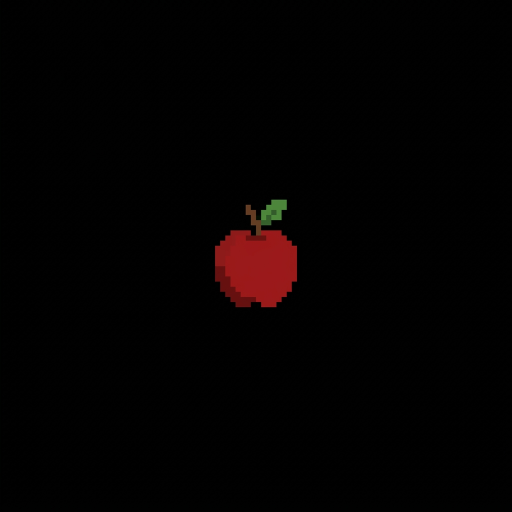
#> input picture images/apple.png, 1024 x 1024 px (shown at 1/2 size)
$ python crop_door_floor.py ../images/apple.png
#> lines starting #> are read from the running program, lines starting #| are printed output that depends on the picture
import sys
from PIL import Image

def crop_door(input_path):
#> called with input_path = '../images/apple.png'
    try:
        img = Image.open(input_path).convert("RGBA")
        # Crop out the bottom 150 pixels which contains the floor
        box = (0, 0, 1024, 850)
        img = img.crop(box)
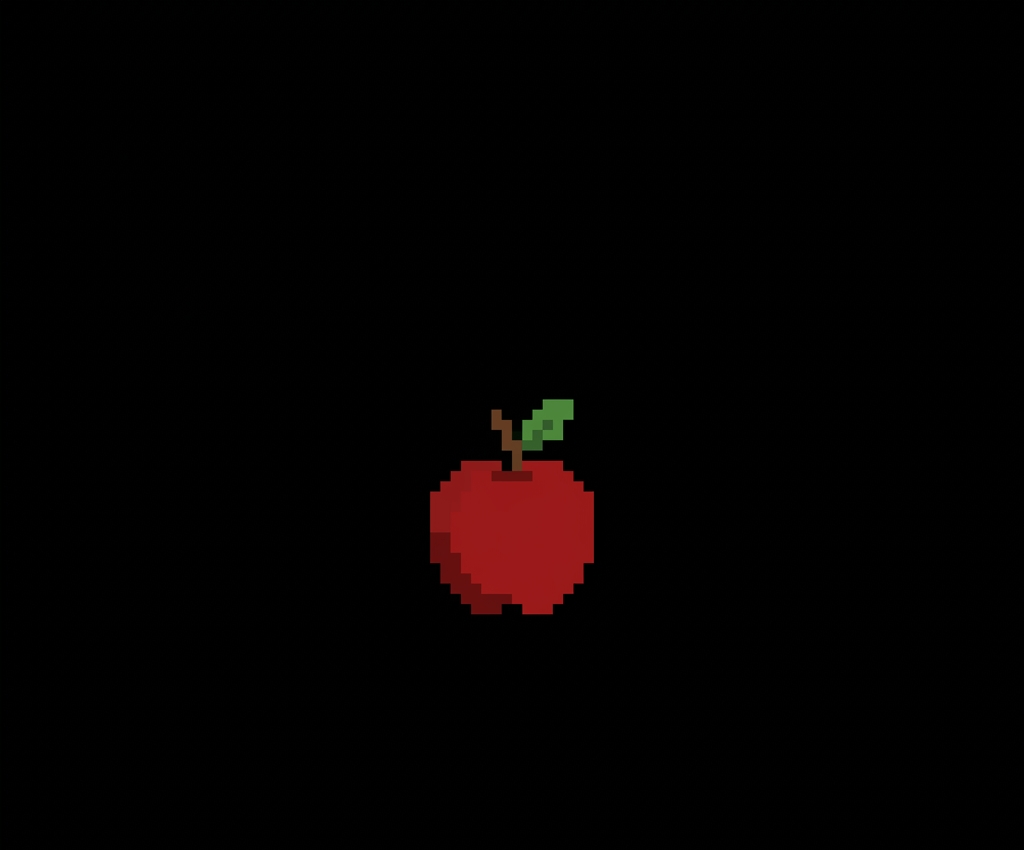
#> img: PIL image 1024x850 RGBA; mean R, G, B, A 4.2, 1.3, 1.1, 255
        img = img.resize((1024, 1024), Image.Resampling.LANCZOS)
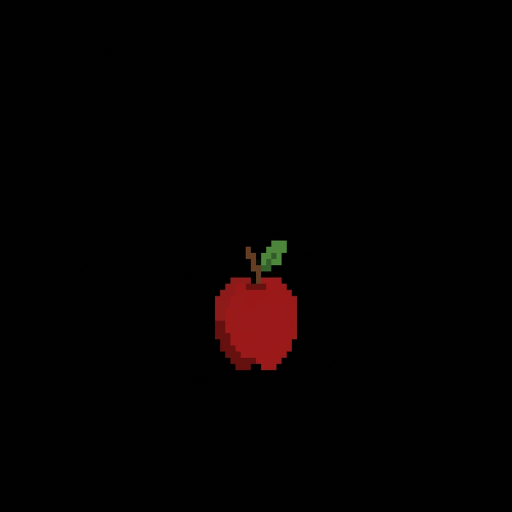
#> img: PIL image 1024x1024 RGBA (shown at 1/2 size); mean R, G, B, A 4.2, 1.3, 1.1, 255
        img.save(input_path, "PNG")
        print(f"Cropped bottom floor from: {input_path}")
    except Exception as e:
        print(f"Error: {e} - {input_path}")

if __name__ == "__main__":
    if len(sys.argv) > 1:
        crop_door(sys.argv[1])

$ run again, on images/chest.png
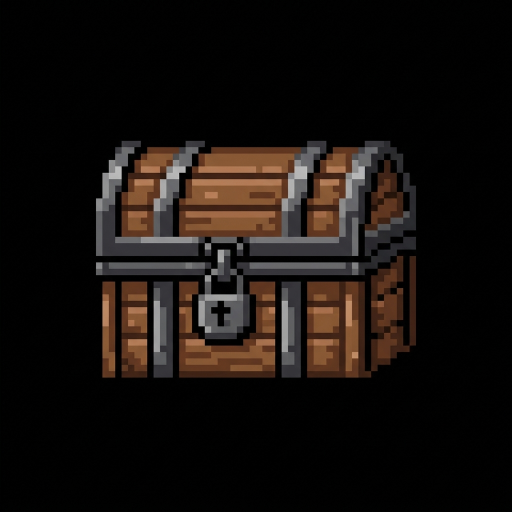
#> input picture images/chest.png, 1024 x 1024 px (shown at 1/2 size)
#> in crop_door, `img = img.crop(box)`:
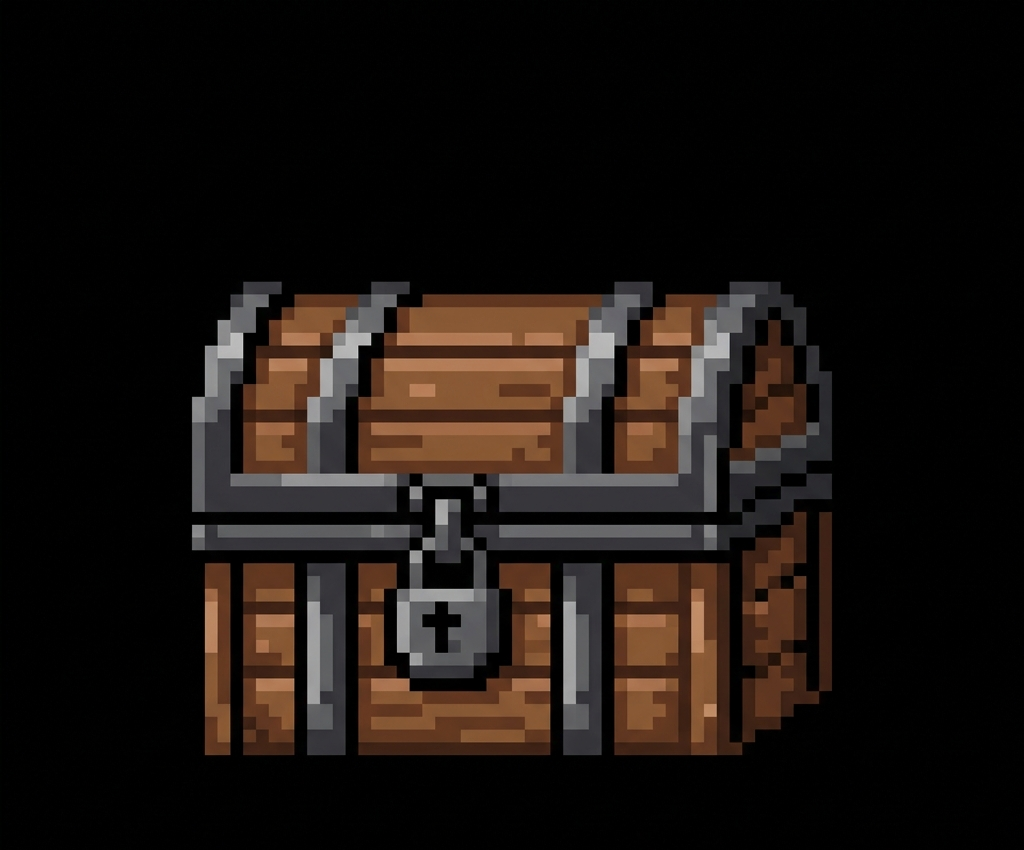
#> img: PIL image 1024x850 RGBA; mean R, G, B, A 26.5, 20, 16.3, 255
#> in crop_door, `img = img.resize((1024, 1024), Image.Resampling.LANCZOS)`:
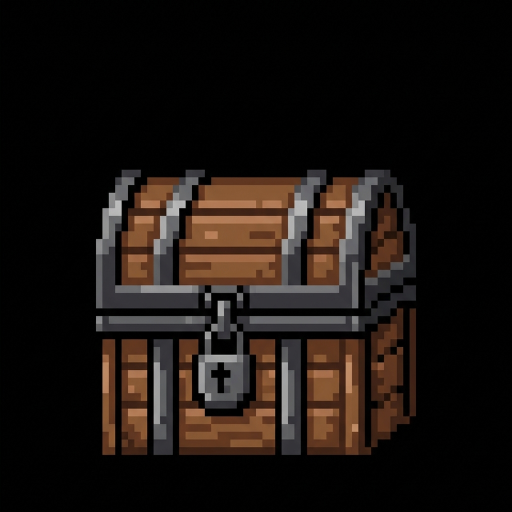
#> img: PIL image 1024x1024 RGBA (shown at 1/2 size); mean R, G, B, A 26.5, 20, 16.4, 255

$ run again, on images/key.png
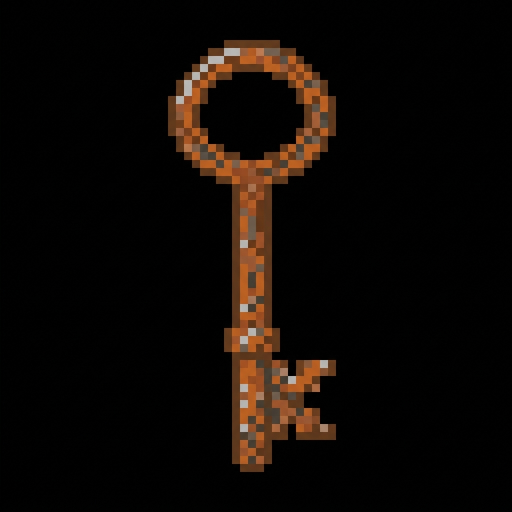
#> input picture images/key.png, 1024 x 1024 px (shown at 1/2 size)
#> in crop_door, `img = img.crop(box)`:
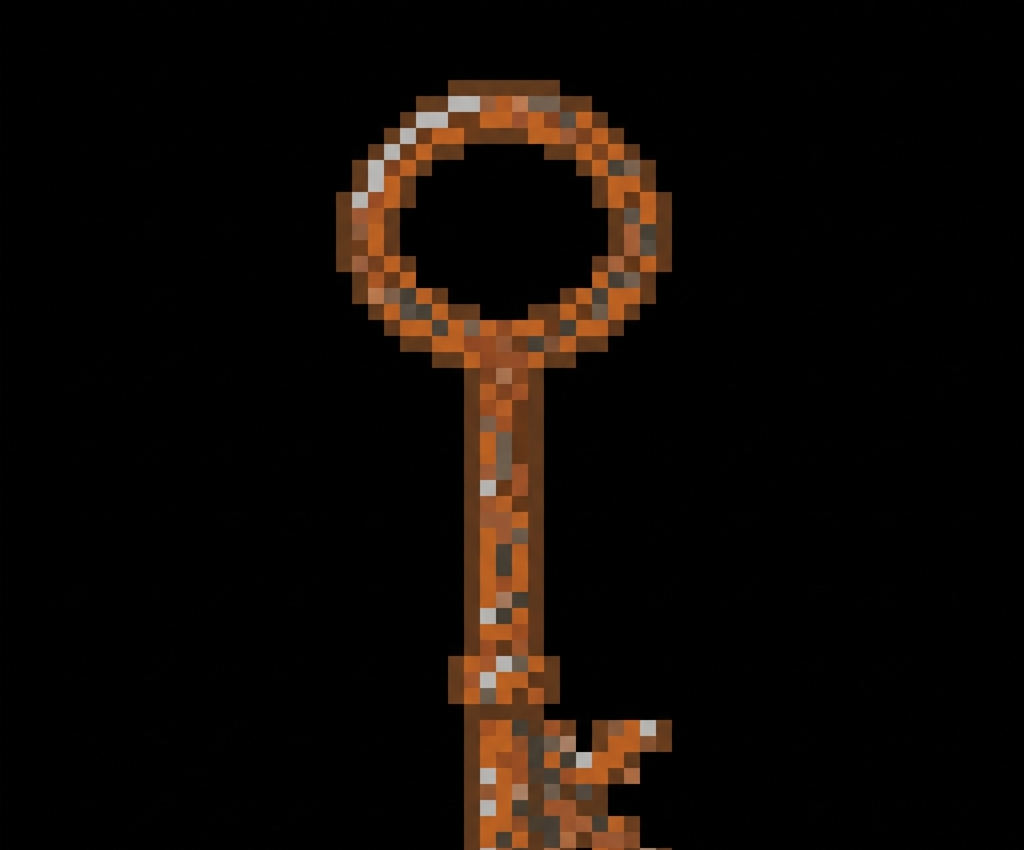
#> img: PIL image 1024x850 RGBA; mean R, G, B, A 15.4, 9.5, 5.5, 255
#> in crop_door, `img = img.resize((1024, 1024), Image.Resampling.LANCZOS)`:
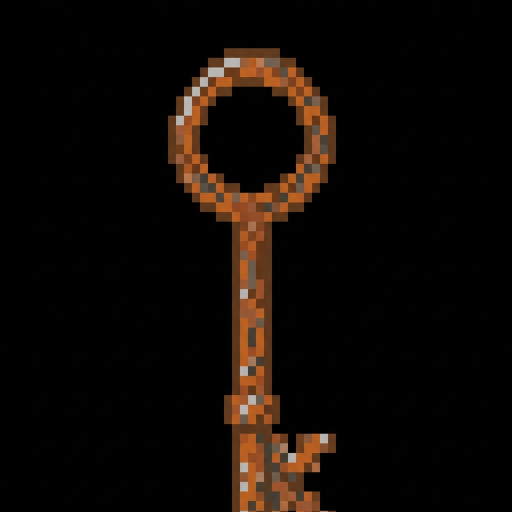
#> img: PIL image 1024x1024 RGBA (shown at 1/2 size); mean R, G, B, A 15.4, 9.5, 5.5, 255
